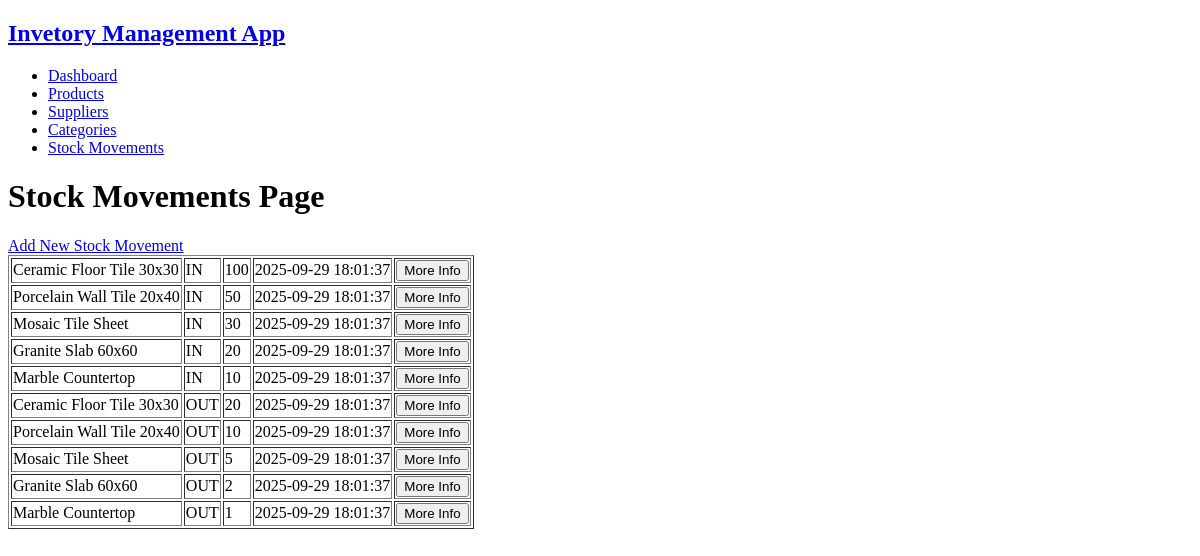
The page /stock_movements on the database as committed earlier.
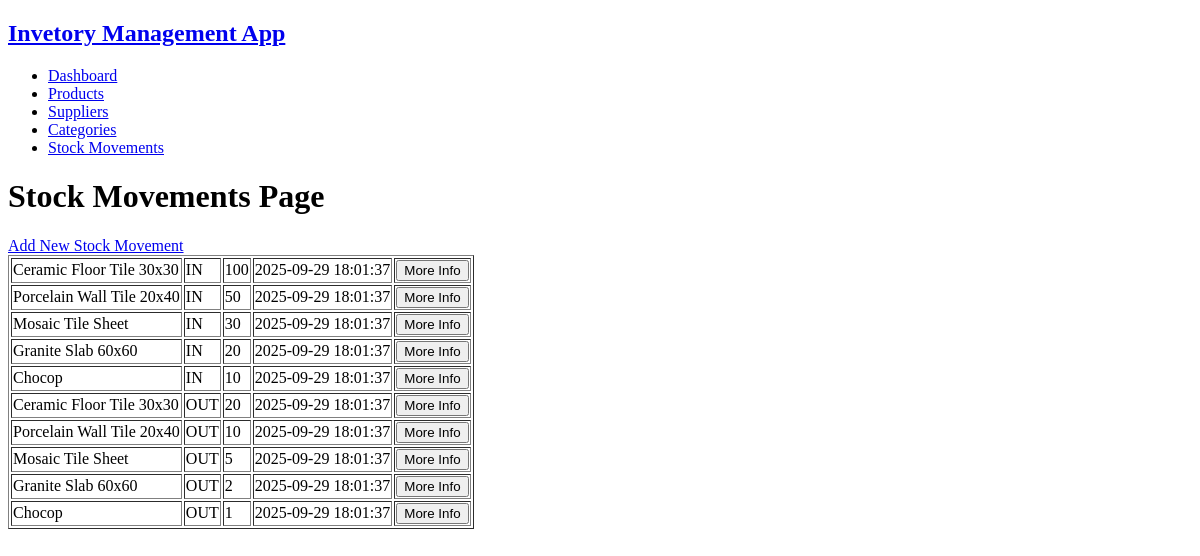
The same page on the database as committed later.
### tables this page shows
CREATE TABLE `stock_movements` (
  `stock_movement_id` int(11) NOT NULL,
  `product_id` int(11) NOT NULL,
  `movement_quantity` int(11) NOT NULL,
  `movement_type` enum('IN','OUT') NOT NULL,
  `movement_date` timestamp NOT NULL DEFAULT current_timestamp()
);

CREATE TABLE `products` (
  `product_id` int(11) NOT NULL,
  `product_name` varchar(50) NOT NULL,
  `category_id` int(11) DEFAULT NULL,
  `supplier_id` int(11) DEFAULT NULL,
  `product_quantity` int(11) NOT NULL,
  `product_price` decimal(10,2) NOT NULL,
  `is_active` enum('YES','NO') NOT NULL DEFAULT 'YES'
);

### app/models/stock_movement.model.php (called while the page is built, shortened)
<?php
function getAllStockMovements(mysqli $connect): array
{
    $sql = "
        SELECT
            s.stock_movement_id,
            s.product_id,
            p.product_name,
            s.movement_quantity,
            s.movement_type,
            s.movement_date
        FROM stock_movements s
        JOIN products p
        ON s.product_id = p.product_id;
    ";
    $result = mysqli_query($connect, $sql);
    $stockMovements = mysqli_fetch_all($result, MYSQLI_ASSOC);
    return $stockMovements;
}

### app/views/stock_movement/stock_movements.view.php (the view, shortened to what this page needs)
<!DOCTYPE html>
<html lang="en">
<head>
</head>
<body>
    <?php require VIEWS_PATH . 'includes\header.php' ?>
    <?php require VIEWS_PATH . 'includes\navbar.php' ?>
    <h1>Stock Movements Page</h1>
    <a href="/stock_movements/add">Add New Stock Movement</a>
    <table border="1">
        <?php foreach ($stockMovements as $stockMovement):?>
            <tr>
                <td><?= $stockMovement['product_name'] ?></td>
                <td><?= $stockMovement['movement_type'] ?></td>
                <td><?= $stockMovement['movement_quantity'] ?></td>
                <td><?= $stockMovement['movement_date'] ?></td>
                <td>
                    <form action="/stock_movements/info" method="post">
                        <button type="submit">More Info</button>
                    </form>
                </td>
            </tr>
        <?php endforeach?>
    </table>
</body>
</html>

Rows that differ between the two databases and show on the page:
changed through a linked row, stock_movements (number 5 of 10 on the later page): product.product_name "Marble Countertop" → "Chocop"
changed through a linked row, stock_movements (number 10 of 10 on the later page): product.product_name "Marble Countertop" → "Chocop"
